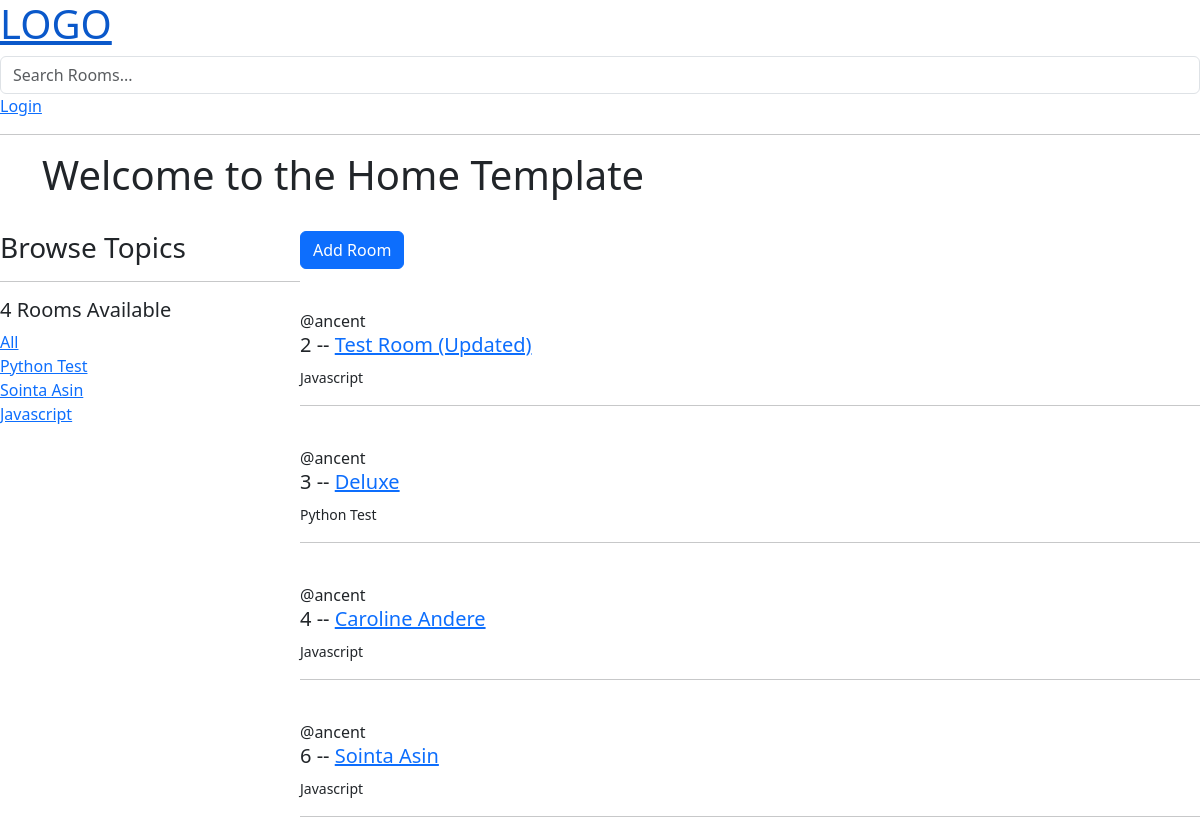
Before: / with the older database file.
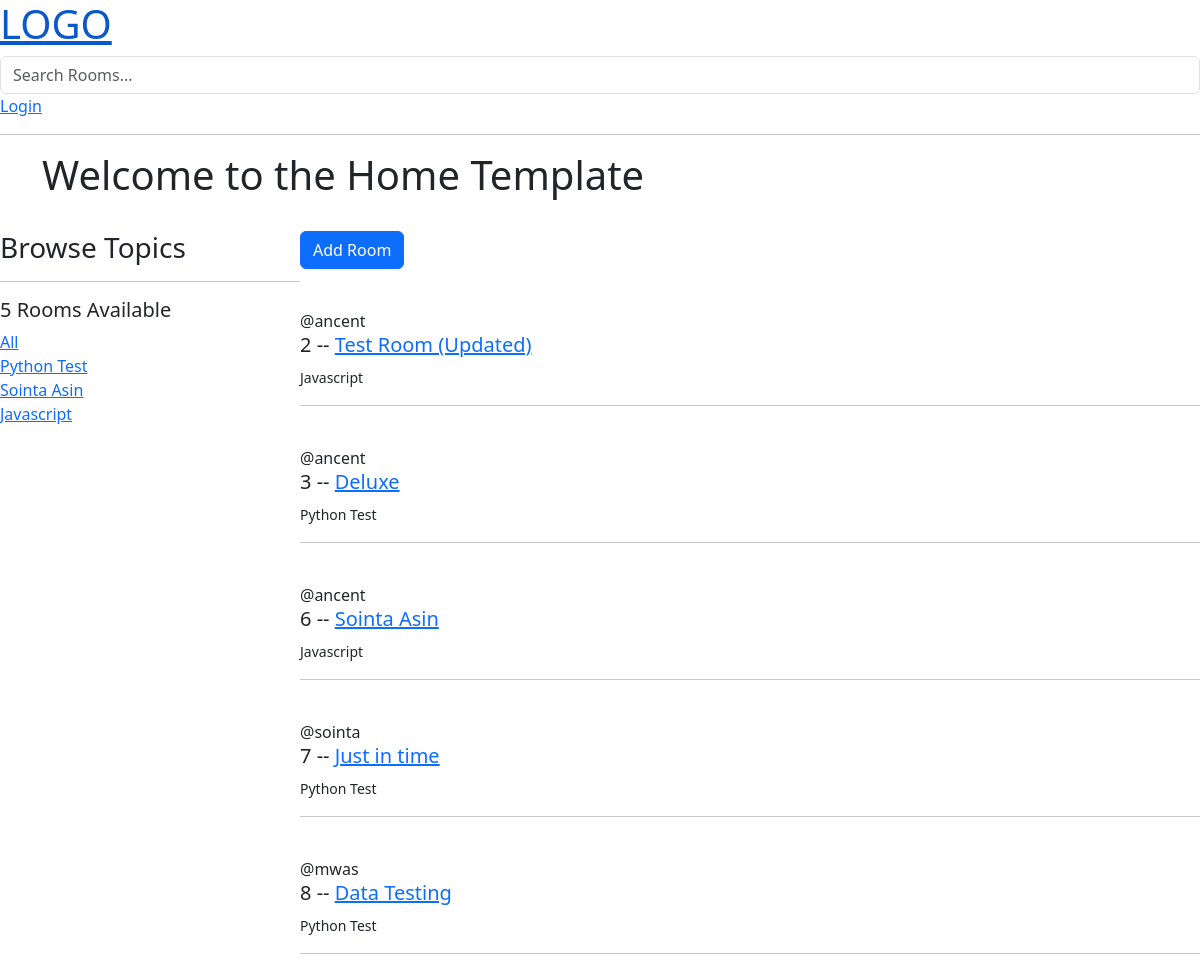
After: the same page with the newer database file.
### base/models.py (models this page shows)
class Topic(models.Model):
    name = models.CharField(max_length=200)
    def __str__(self):
        return self.name

class Room(models.Model):
    host = models.ForeignKey(User, on_delete=models.SET_NULL, null=True)
    topic = models.ForeignKey(Topic, on_delete=models.SET_NULL, null=True)
    name = models.CharField('Name', max_length=200)
    description = models.TextField(null=True, blank=True)
    updated_at = models.DateTimeField(auto_now=True)
    created_at = models.DateTimeField(auto_now_add=True)

### base/views.py (the view)
# urls.py: path('', views.home, name="home"),
def home(request):
    q = request.GET.get('q') if request.GET.get('q') != None else ''
    rooms = Room.objects.filter(
        Q(topic__name__icontains=q) |
        Q(name__icontains=q) |
        Q(description__icontains=q)
        )
    topics = Topic.objects.all()
    room_count = rooms.count()
    context = {'rooms': rooms, 'topics': topics, 'room_count': room_count}
    return render(request, 'base/home.html', context)

### base/templates/base/home.html (shortened to what this page needs)
{% extends 'main.html' %}
{% block content %}
<div class="container">
    <h1>Welcome to the Home Template</h1><br/>
</div>
<div class="home-container">
    <div>
        <h3>Browse Topics</h3>
        <hr>
        <div>
            <h5>{{room_count}} Rooms Available</h5>
            <a href="{% url 'home' %}">All</a>
        </div>
        {% for topic in topics %}
        <div>
            <a href="{% url 'home' %}?q={{topic.name}}">{{topic}}</a>
        </div>
        {% endfor %}
    </div>
    <div>
        <a href="{% url 'create-room' %}" class="btn btn-primary">Add Room</a>
        <div >
            {% for room in rooms %}
            <div class="ml-5 mt-3 mb-3">
                <br>
                <span>@{{ room.host.username }}</span>
                <h5>{{room.id}} -- <a href="{% url 'room' room.id %}">{{room.name}}</a></h5>
                <small>{{room.topic.name}}</small>
                <hr>
            </div>
            {% endfor %}
        </div>
    </div>
</div>
{% endblock content %}

### templates/main.html (shortened to what this page needs)
<!doctype html>
<html lang="en">
  <head>
    <link href="https://cdn.jsdelivr.net/npm/bootstrap@5.3.1/dist/css/bootstrap.min.css" rel="stylesheet">
    <link rel="stylesheet" href="https://cdnjs.cloudflare.com/ajax/libs/font-awesome/5.15.4/css/all.min.css" />
  </head>
  <body>
    {% include 'navbar.html' %}
    {% block content %}
    {% endblock %}
  </body>
</html>

### templates/navbar.html
<a href="/">
    <h1>LOGO</h1>
</a>
<form method="GET" action="{% url 'home' %}">
    <input type="text" class="form-control" name="q" placeholder="Search Rooms..." >
</form>
{% if request.user.is_authenticated %}
<p>Hello {{ request.user }}</p>
<a href="{% url 'logout' %}"> Logout</a>
{% else %}
<a href="{% url 'login' %}">Login</a>
{% endif %}
<hr>

### base/templates/base/home.html (style rules this page uses)
.home-container { display: grid; grid-template-columns : 1fr 3fr; }

Changed rows visible on the page:
removed Room: host.username "ancent", id "4", name "Caroline Andere", topic.name "Javascript"
added Room: host.username "sointa", id "7", name "Just in time", topic.name "Python Test"
added Room: host.username "mwas", id "8", name "Data Testing", topic.name "Python Test"
Other visible differences:
{{ room_count }}: "4" → "5"
